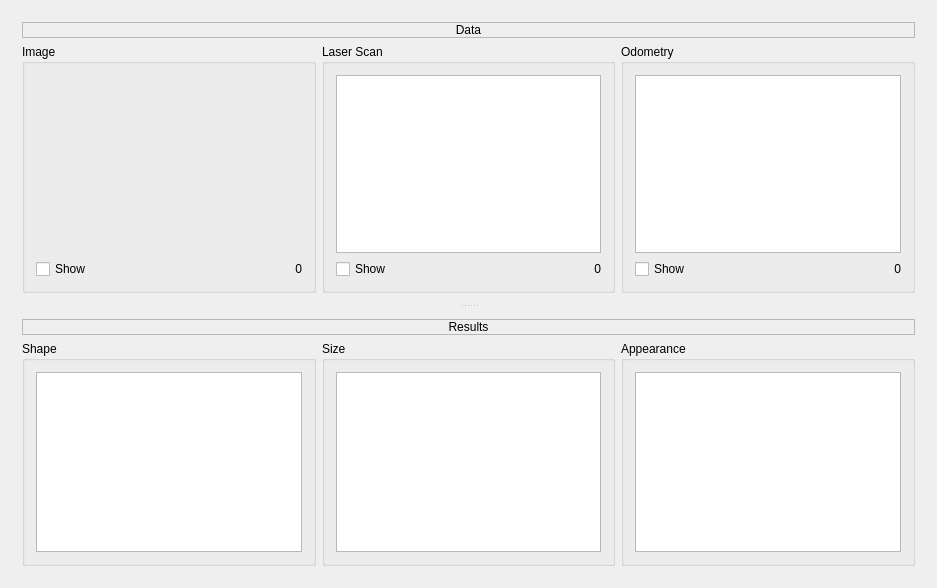
<?xml version="1.0" encoding="UTF-8"?>
<ui version="4.0">
 <class>CategoricalWidgetClass</class>
 <widget class="QWidget" name="CategoricalWidgetClass">
  <property name="geometry">
   <rect>
    <x>0</x>
    <y>0</y>
    <width>937</width>
    <height>588</height>
   </rect>
  </property>
  <property name="windowTitle">
   <string>CategoricalWidget</string>
  </property>
  <layout class="QVBoxLayout" name="verticalLayout_3">
   <item>
    <widget class="QSplitter" name="splitter">
     <property name="orientation">
      <enum>Qt::Vertical</enum>
     </property>
     <widget class="QWidget" name="layoutWidget">
      <layout class="QVBoxLayout" name="verticalLayout">
       <item>
        <widget class="QLabel" name="label_2">
         <property name="frameShape">
          <enum>QFrame::StyledPanel</enum>
         </property>
         <property name="frameShadow">
          <enum>QFrame::Raised</enum>
         </property>
         <property name="text">
          <string>Data</string>
         </property>
         <property name="alignment">
          <set>Qt::AlignCenter</set>
         </property>
        </widget>
       </item>
       <item>
        <layout class="QHBoxLayout" name="horizontalLayout">
         <item>
          <widget class="QGroupBox" name="groupBox">
           <property name="title">
            <string>Image</string>
           </property>
           <layout class="QVBoxLayout" name="verticalLayout_4">
            <item>
             <widget class="QLabel" name="imageLabel">
              <property name="sizePolicy">
               <sizepolicy hsizetype="Expanding" vsizetype="Expanding">
                <horstretch>0</horstretch>
                <verstretch>0</verstretch>
               </sizepolicy>
              </property>
              <property name="text">
               <string/>
              </property>
             </widget>
            </item>
            <item>
             <layout class="QHBoxLayout" name="horizontalLayout_3">
              <item>
               <widget class="QCheckBox" name="showImageCheckBox">
                <property name="text">
                 <string>Show</string>
                </property>
               </widget>
              </item>
              <item>
               <widget class="QLabel" name="imageFrameLabel">
                <property name="text">
                 <string>0</string>
                </property>
                <property name="alignment">
                 <set>Qt::AlignRight|Qt::AlignTrailing|Qt::AlignVCenter</set>
                </property>
               </widget>
              </item>
             </layout>
            </item>
           </layout>
          </widget>
         </item>
         <item>
          <widget class="QGroupBox" name="scanGroupBox">
           <property name="title">
            <string>Laser Scan</string>
           </property>
           <layout class="QVBoxLayout" name="verticalLayout_8">
            <item>
             <widget class="LaserScanView" name="laserScanView"/>
            </item>
            <item>
             <layout class="QHBoxLayout" name="horizontalLayout_4">
              <item>
               <widget class="QCheckBox" name="showScanCheckBox">
                <property name="text">
                 <string>Show</string>
                </property>
               </widget>
              </item>
              <item>
               <widget class="QLabel" name="scanFrameLabel">
                <property name="text">
                 <string>0</string>
                </property>
                <property name="alignment">
                 <set>Qt::AlignRight|Qt::AlignTrailing|Qt::AlignVCenter</set>
                </property>
               </widget>
              </item>
             </layout>
            </item>
           </layout>
          </widget>
         </item>
         <item>
          <widget class="QGroupBox" name="odometryGroupBox">
           <property name="title">
            <string>Odometry</string>
           </property>
           <layout class="QVBoxLayout" name="verticalLayout_9">
            <item>
             <widget class="OdometryView" name="odometryView"/>
            </item>
            <item>
             <layout class="QHBoxLayout" name="horizontalLayout_5">
              <item>
               <widget class="QCheckBox" name="showOdometryCheckBox">
                <property name="text">
                 <string>Show</string>
                </property>
               </widget>
              </item>
              <item>
               <widget class="QLabel" name="odometryFrameLabel">
                <property name="text">
                 <string>0</string>
                </property>
                <property name="alignment">
                 <set>Qt::AlignRight|Qt::AlignTrailing|Qt::AlignVCenter</set>
                </property>
               </widget>
              </item>
             </layout>
            </item>
           </layout>
          </widget>
         </item>
        </layout>
       </item>
      </layout>
     </widget>
     <widget class="QWidget" name="layoutWidget">
      <layout class="QVBoxLayout" name="verticalLayout_2">
       <item>
        <widget class="QLabel" name="label">
         <property name="frameShape">
          <enum>QFrame::StyledPanel</enum>
         </property>
         <property name="frameShadow">
          <enum>QFrame::Raised</enum>
         </property>
         <property name="text">
          <string>Results</string>
         </property>
         <property name="alignment">
          <set>Qt::AlignCenter</set>
         </property>
        </widget>
       </item>
       <item>
        <layout class="QHBoxLayout" name="horizontalLayout_2">
         <item>
          <widget class="QGroupBox" name="groupBox_4">
           <property name="title">
            <string>Shape</string>
           </property>
           <layout class="QVBoxLayout" name="verticalLayout_5">
            <item>
             <widget class="QTreeWidget" name="shapeTreeWidget">
              <property name="frameShape">
               <enum>QFrame::StyledPanel</enum>
              </property>
              <property name="frameShadow">
               <enum>QFrame::Sunken</enum>
              </property>
              <property name="rootIsDecorated">
               <bool>false</bool>
              </property>
              <attribute name="headerVisible">
               <bool>false</bool>
              </attribute>
              <column>
               <property name="text">
                <string notr="true">1</string>
               </property>
              </column>
              <column>
               <property name="text">
                <string>2</string>
               </property>
              </column>
             </widget>
            </item>
           </layout>
          </widget>
         </item>
         <item>
          <widget class="QGroupBox" name="groupBox_5">
           <property name="title">
            <string>Size</string>
           </property>
           <layout class="QVBoxLayout" name="verticalLayout_6">
            <item>
             <widget class="QTreeWidget" name="sizeTreeWidget">
              <property name="rootIsDecorated">
               <bool>false</bool>
              </property>
              <attribute name="headerVisible">
               <bool>false</bool>
              </attribute>
              <column>
               <property name="text">
                <string notr="true">1</string>
               </property>
              </column>
              <column>
               <property name="text">
                <string>2</string>
               </property>
              </column>
             </widget>
            </item>
           </layout>
          </widget>
         </item>
         <item>
          <widget class="QGroupBox" name="groupBox_6">
           <property name="title">
            <string>Appearance</string>
           </property>
           <layout class="QVBoxLayout" name="verticalLayout_7">
            <item>
             <widget class="QTreeWidget" name="appearanceTreeWidget">
              <property name="rootIsDecorated">
               <bool>false</bool>
              </property>
              <attribute name="headerVisible">
               <bool>false</bool>
              </attribute>
              <column>
               <property name="text">
                <string notr="true">1</string>
               </property>
              </column>
              <column>
               <property name="text">
                <string>2</string>
               </property>
              </column>
             </widget>
            </item>
           </layout>
          </widget>
         </item>
        </layout>
       </item>
      </layout>
     </widget>
    </widget>
   </item>
  </layout>
 </widget>
 <layoutdefault spacing="6" margin="11"/>
 <customwidgets>
  <customwidget>
   <class>LaserScanView</class>
   <extends>QGraphicsView</extends>
   <header>LaserScanView.h</header>
  </customwidget>
  <customwidget>
   <class>OdometryView</class>
   <extends>QGraphicsView</extends>
   <header>OdometryView.h</header>
  </customwidget>
 </customwidgets>
 <resources/>
 <connections/>
</ui>
